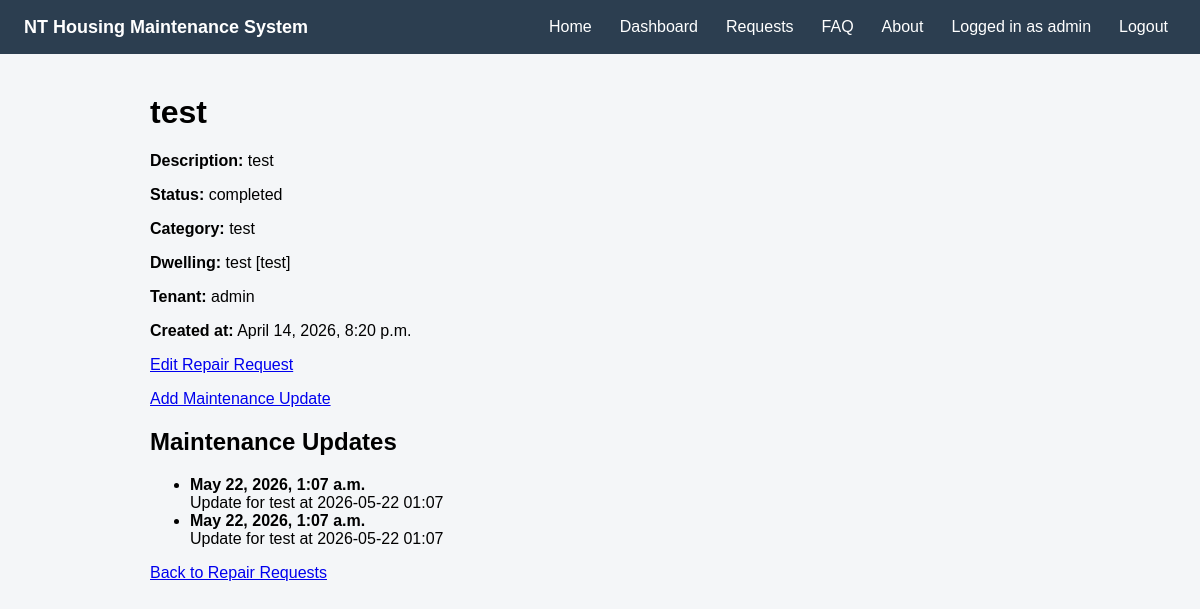
Page /requests/1/ (signed in) on the committed database.
### housing/models.py (models this page shows, shortened)
class RepairRequest(models.Model):
    STATUS_CHOICES = [
        ("pending", "Pending"),
        ("in_progress", "In Progress"),
        ("completed", "Completed"),
    ]
    objects = RepairRequestQuerySet.as_manager()
    dwelling = models.ForeignKey(Dwelling, on_delete=models.CASCADE)
    tenant = models.ForeignKey(Tenant, on_delete=models.CASCADE)
    category = models.ForeignKey(Category, on_delete=models.CASCADE)
    created_by = models.ForeignKey(
        User,
        on_delete=models.CASCADE,
        related_name="repair_requests",
        null=True,
        blank=True,
    )
    title = models.CharField(max_length=200)
    description = models.TextField()
    status = models.CharField(
        max_length=20,
        choices=STATUS_CHOICES,
        default="pending",
    )
    created_at = models.DateTimeField(auto_now_add=True)
    updated_at = models.DateTimeField(auto_now=True)

class Category(models.Model):
    name = models.CharField(max_length=100)
    def __str__(self):
        return self.name

class Dwelling(models.Model):
    community = models.ForeignKey(Community, on_delete=models.CASCADE)
    address = models.CharField(max_length=255)
    dwelling_code = models.CharField(max_length=50)
    def __str__(self):
        return f"{self.address} [{self.dwelling_code}]"

class Tenant(models.Model):
    user = models.OneToOneField(User, on_delete=models.CASCADE)
    dwelling = models.ForeignKey(Dwelling, on_delete=models.CASCADE)
    def __str__(self):
        return self.user.username

class MaintenanceUpdate(models.Model):
    repair_request = models.ForeignKey(
        RepairRequest,
        on_delete=models.CASCADE,
        related_name="updates",
    )
    note = models.TextField()
    updated_at = models.DateTimeField(auto_now_add=True)
    def __str__(self):
        return f"Update for {self.repair_request.title} at {self.updated_at:%Y-%m-%d %H:%M}"

### housing/views.py (the view)
class RepairRequestDetailView(LoginRequiredMixin, RepairRequestAccessMixin, DetailView):
    model = RepairRequest
    template_name = "housing/repair_request_detail.html"
    context_object_name = "request"
    login_url = "/login/"
    def get_queryset(self):
        return (
            self.get_accessible_requests()
            .select_related(
                "category",
                "dwelling",
                "tenant__user"
            )
            .prefetch_related("updates")
        )

### housing/services.py (called while the page is built)
    @staticmethod
    def is_staff_or_superuser(user):
        return (
            user.is_authenticated
            and (
                user.is_staff
                or user.is_superuser
            )
        )

### housing/views.py (called while the page is built)
    def get_accessible_requests(self):
        if PermissionService.is_staff_or_superuser(self.request.user):
            return RepairRequest.objects.all()
        return RepairRequest.objects.filter(
            Q(created_by=self.request.user) |
            Q(tenant__user=self.request.user)
        ).distinct()

### housing/templates/housing/repair_request_detail.html
{% extends "housing/base.html" %}
{% block content %}
<div class="container">
    <h1>{{ request.title }}</h1>
    <p><strong>Description:</strong> {{ request.description }}</p>
    <p><strong>Status:</strong> {{ request.status }}</p>
    <p><strong>Category:</strong> {{ request.category }}</p>
    <p><strong>Dwelling:</strong> {{ request.dwelling }}</p>
    <p><strong>Tenant:</strong> {{ request.tenant }}</p>
    <p><strong>Created at:</strong> {{ request.created_at }}</p>
    <p>
        <a href="{% url 'repair-request-update' request.pk %}">
            Edit Repair Request
        </a>
    </p>
    {% if user.is_staff or user.is_superuser %}
        <p>
            <a href="{% url 'maintenance-update-create' request.pk %}">
                Add Maintenance Update
            </a>
        </p>
    {% endif %}
    <h2>Maintenance Updates</h2>
    {% if request.updates.all %}
        <ul>
            {% for update in request.updates.all %}
                <li>
                    <strong>{{ update.updated_at }}</strong>
                    <br>
                    {{ update }}
                </li>
            {% endfor %}
        </ul>
    {% else %}
        <p>No maintenance updates yet.</p>
    {% endif %}
    <p>
        <a href="{% url 'repair-request-list' %}">
            Back to Repair Requests
        </a>
    </p>
</div>
{% endblock %}

### housing/templates/housing/base.html (shortened to what this page needs)
<!DOCTYPE html>
<html>
<head>
</head>
<body>
    <header class="header">
        <div class="header-inner">
            <div class="brand">NT Housing Maintenance System</div>
            <nav class="nav">
                <a href="{% url 'home' %}">Home</a>
                <a href="{% url 'dashboard' %}">Dashboard</a>
                <a href="{% url 'repair-request-list' %}">Requests</a>
                <a href="{% url 'faq' %}">FAQ</a>
                <a href="{% url 'about' %}">About</a>
                {% if user.is_authenticated %}
                    <span>Logged in as {{ user.username }}</span>
                    <form method="post" action="{% url 'logout' %}" class="logout-form">
                        <button type="submit" class="logout-button">
                            Logout
                        </button>
                    </form>
                {% else %}
                    <a href="{% url 'register' %}">Register</a>
                    <a href="{% url 'login' %}">Login</a>
                {% endif %}
            </nav>
        </div>
    </header>
    <main>
        {% block content %}{% endblock %}
    </main>
</body>
</html>

### housing/templates/housing/base.html (style rules this page uses)
body { font-family: Arial, sans-serif; background: #f4f6f8; margin: 0; }
.header { background: #2c3e50; color: #fff; padding: 12px 24px; display: flex; align-items: center; }
.brand { font-size: 18px; font-weight: 600; }
.header-inner { display: flex; align-items: center; justify-content: space-between; width: 100%; }
.nav { display: flex; gap: 12px; align-items: center; }
.nav a { color: #fff; text-decoration: none; padding: 6px 8px; }
.nav span { color: #fff; padding: 6px 8px; }
.logout-form { display: inline; margin: 0; }
.logout-button { background: none; border: none; color: #fff; cursor: pointer; font: inherit; padding: 6px 8px; }
.container { max-width: 900px; margin: 40px auto; padding: 0 20px; }

### rows in the picture
RepairRequest: title "test", description "test", status "completed", category "test", dwelling "test [test]", tenant "admin", created_at "April 14, 2026, 8:20 p.m."
MaintenanceUpdate: updated_at "May 22, 2026, 1:07 a.m.", repair_request+updated_at "Update for test at 2026-05-22 01:07"
MaintenanceUpdate: updated_at "May 22, 2026, 1:07 a.m.", repair_request+updated_at "Update for test at 2026-05-22 01:07"

### other values in the picture
{{ user.username }} "admin"
